Frame 1 (no input): blank canvas, image omitted
Frame 60 (the mouse pressed at the canvas centre just before this capture): blank canvas, image omitted
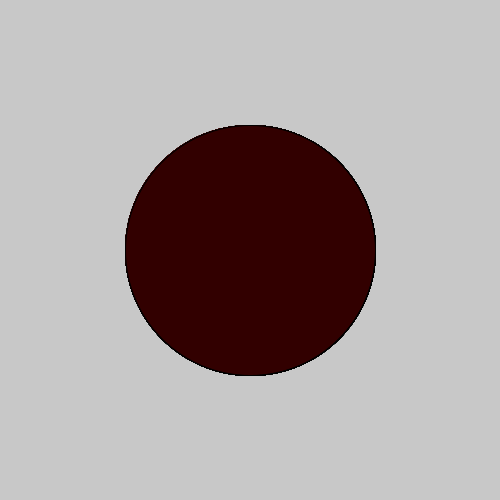
Frame 120 (the mouse held since frame 60 and released just before this capture)

The Processing sketch whose frames 1 and 60 were blank and that drew this single picture after the mouse press (run headless with seeded random() and noise(); from frame 60 on, the mouse is pressed at the canvas centre):

// Processing sketch: processing_125781
// ── processing_125781.pde

void setup () {
  size(500,500);
  background(200);
}
void draw () {
  if (mousePressed) {
    fill(50,0,0);
  } else {
    fill(255,255,255);
  }
  ellipseMode(CENTER);
  ellipse(250,250,mouseX,mouseY);
}
